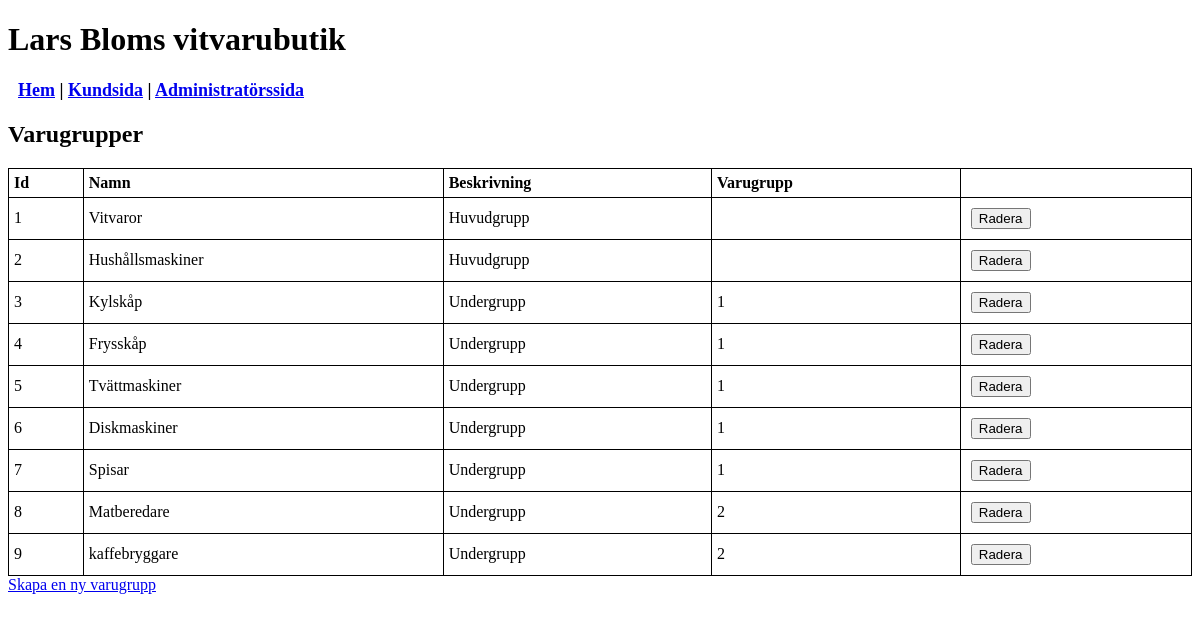
Page /commodity_groups.php on the committed database.
### tables this page shows
CREATE TABLE IF NOT EXISTS varugrupp (
  id INT UNSIGNED NOT NULL AUTO_INCREMENT,
  namn VARCHAR(100) NOT NULL,
  beskrivning VARCHAR(255),
  varugrupp INT UNSIGNED DEFAULT NULL,
  PRIMARY KEY (id),
  CONSTRAINT fk_varugrupp_i_varugrupp
  FOREIGN KEY (varugrupp)
  REFERENCES varugrupp(id)
  ON DELETE CASCADE
  ON UPDATE CASCADE
);

### public/commodity_groups.php (the view, shortened to what this page needs)
<!DOCTYPE html>
<html lang="en">
<head>
  <?php include dirname(dirname(__FILE__)).'\includes\stylesheets.php'; ?>
</head>
<body>
  <header>
    <h1>Lars Bloms vitvarubutik</h1>
    <?php include dirname(dirname(__FILE__)).'\includes\menu.php';?>
  </header>
  <section>
    <h2>Varugrupper</h2>
    <table>
      <tr>
        <th>Id</th>
        <th>Namn</th>
        <th>Beskrivning</th>
        <th>Varugrupp</th>
      </tr>
      <?php
      require(dirname(dirname(__FILE__))."\includes\db\connect.php");
      $query  = "SELECT * ";
      $query .= "FROM varugrupp";
      $result = mysqli_query($con,$query);
      while($row = mysqli_fetch_array($result)) {
        echo "<tr>";
        echo "<td>" . $row['id'] . "</td>";
        echo "<td>" . $row['namn'] . "</td>";
        echo "<td>" . $row['beskrivning'] . "</td>";
        echo "<td>" . $row['varugrupp'] . "</td>";
        echo "<td>";
        echo '<form action="delete_commodity_group.php" method="post">';
        echo '<input type="submit" name="btnDelete" value="Radera" onclick="return confirm(\'Säker?\')">';
        echo '</form>';
        echo "</td>";
        echo "</tr>";
      }
      ?>
    </table>
    <a href="new_commodity_group.php">Skapa en ny varugrupp</a>
  </section>
</body>
</html>

### includes/stylesheets.php
<link rel="stylesheet" href="stylesheets/main.css">

### includes/menu.php
<nav>
  <a href="index.php">Hem</a> |
  <a href="customer_page.php">Kundsida</a> |
  <a href="admin_page.php">Administratörssida</a>
</nav>

### public/stylesheets/main.css (style rules this page uses)
nav { margin: 10px; font-size: 18px; font-weight: bold; }
input, select, textarea { margin: 5px; }
table { width: 100%; border-collapse: collapse; }
table, td, th { border: 1px solid black; padding: 5px; }
th { text-align: left; }

### rows in the picture
varugrupp: id "1", namn "Vitvaror", beskrivning "Huvudgrupp"
varugrupp: id "2", namn "Hushållsmaskiner", beskrivning "Huvudgrupp"
varugrupp: id "3", namn "Kylskåp", beskrivning "Undergrupp", varugrupp "1"
varugrupp: id "4", namn "Frysskåp", beskrivning "Undergrupp", varugrupp "1"
varugrupp: id "5", namn "Tvättmaskiner", beskrivning "Undergrupp", varugrupp "1"
varugrupp: id "6", namn "Diskmaskiner", beskrivning "Undergrupp", varugrupp "1"
varugrupp: id "7", namn "Spisar", beskrivning "Undergrupp", varugrupp "1"
varugrupp: id "8", namn "Matberedare", beskrivning "Undergrupp", varugrupp "2"
varugrupp: id "9", namn "kaffebryggare", beskrivning "Undergrupp", varugrupp "2"
